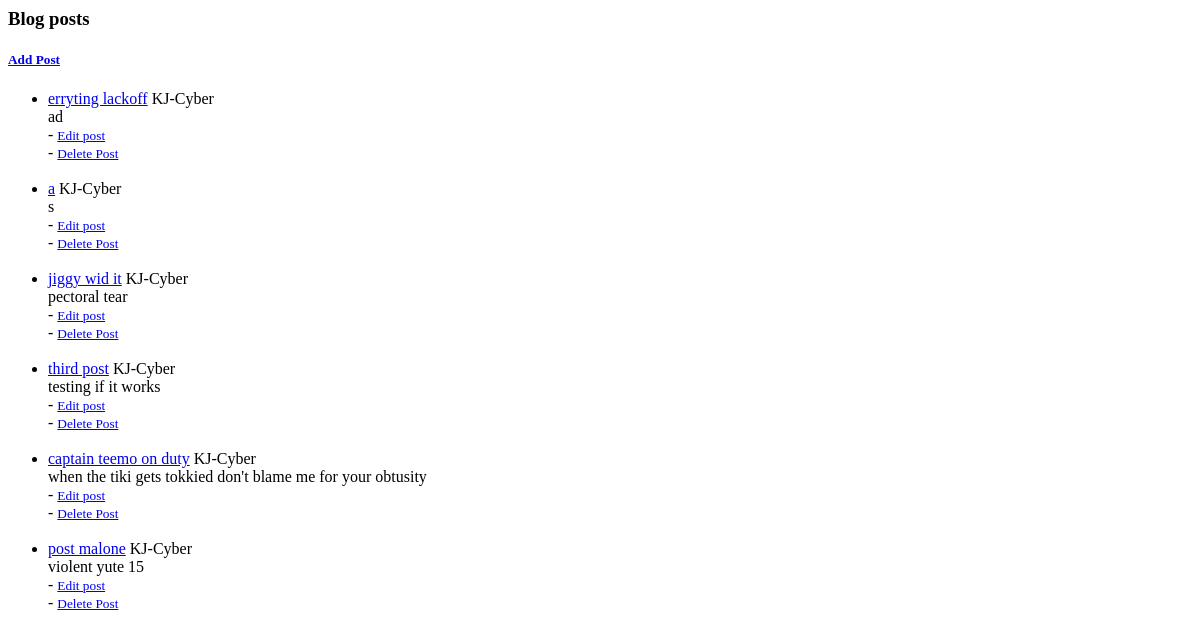
Before: / with the older database file.
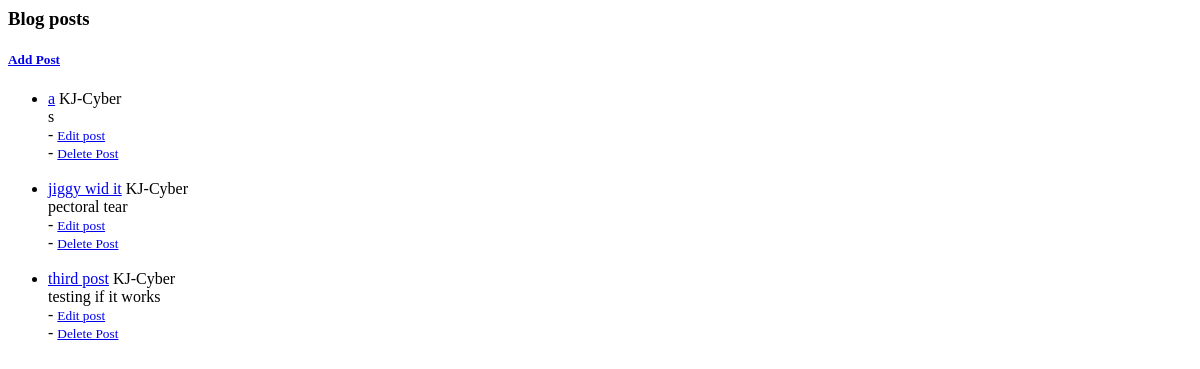
After: the same page with the newer database file.
### blogApp/models.py (models this page shows, shortened)
class Post(models.Model):
    title = models.CharField(max_length=255)
    author = models.ForeignKey(User, on_delete=models.CASCADE)
    body = models.TextField()

### blogApp/views.py (the view)
# urls.py: path('', home_View.as_view(), name="home"),
class home_View(ListView):
    model = Post
    template_name = 'home.html'
    ordering = ['-id']

### blogApp/templates/home.html (shortened to what this page needs)
<h3> Blog posts </h3>
<h5><a href="{% url 'post_Create' %}">Add Post</a></h5>
<ul>
{% for post in object_list %}
    <li><a href="{% url 'post_Detail' post.pk %}">{{ post.title}}</a>
    {{ post.author}}</br>
    {{ post.body }}</li> - <small><a href="{% url 'post_Update' post.pk %}">  Edit post </a></small> </br>
    - <small><a href="{% url 'post_Delete' post.pk %}">  Delete Post </a></small>
{% endfor %}
</ul>

Changed rows visible on the page:
removed Post: title "erryting lackoff", author "KJ-Cyber", body "ad"
removed Post: title "captain teemo on duty", author "KJ-Cyber", body "when the tiki gets tokkied don't blame me for your obtusity"
removed Post: title "post malone", author "KJ-Cyber", body "violent yute 15"
